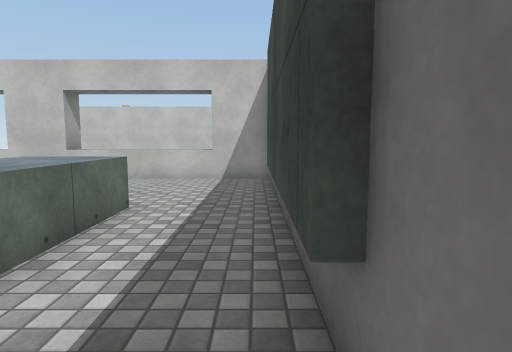
[1] (above)

12 first-person views from a walk through a 3-D level made in the Unity game engine. The camera is 1.3 m above the floor, tilts 6° down and sees 75° across. The floor is counted in squares, 1 m on a side. Each view is taken from the middle of a square. On the plan, view 1 faces up. The plan holds only what a view shows up to about 14 squares ahead; the rest is blank. The place goes on beyond the plan. The player is left out. Some animated figures are left out. Surface patterns are stand-ins for the level's own textures.

[2]
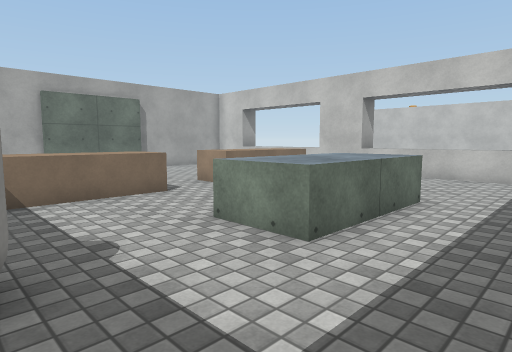

[3]
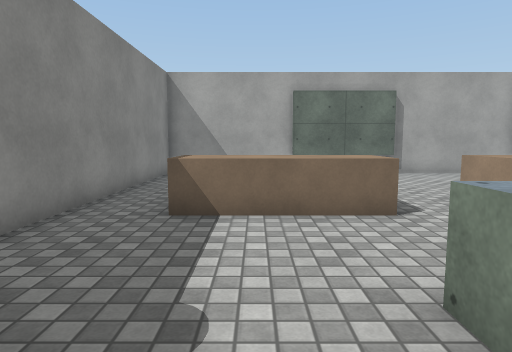

[4]
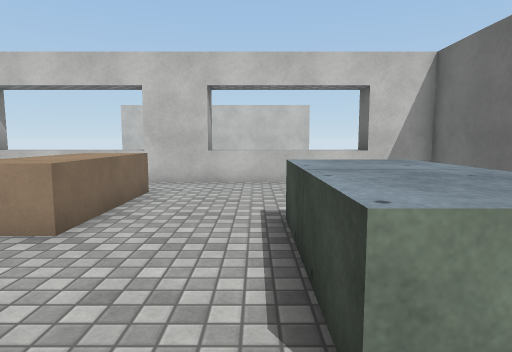

[5]
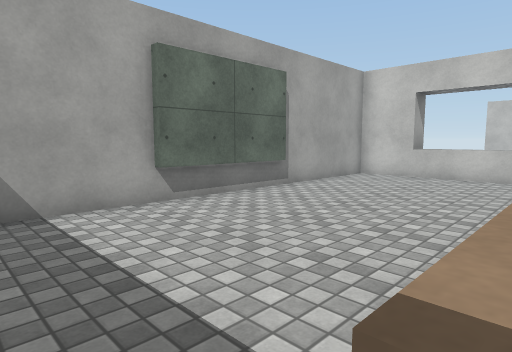

[6]
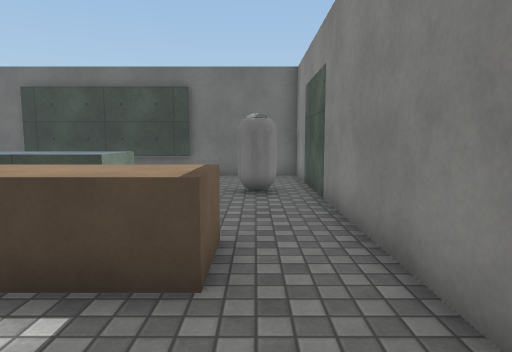

[7]
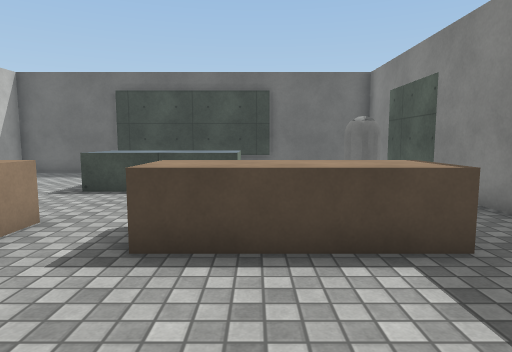

[8]
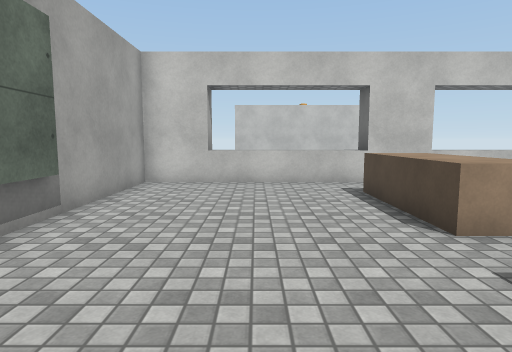

[9]
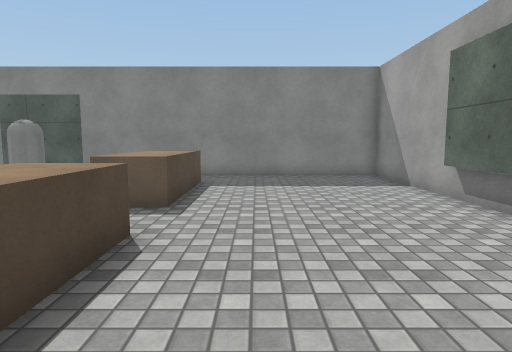

[10]
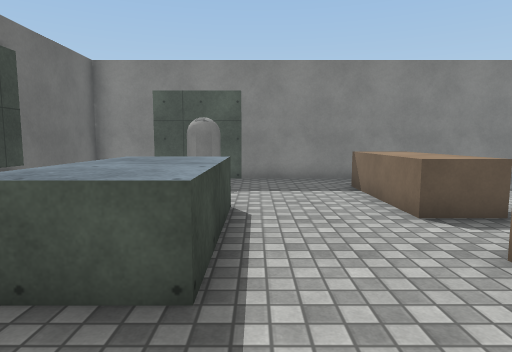

[11]
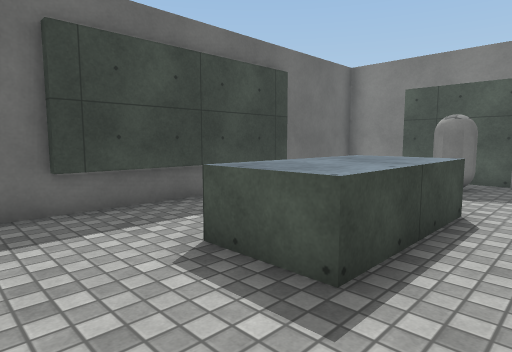

[12]
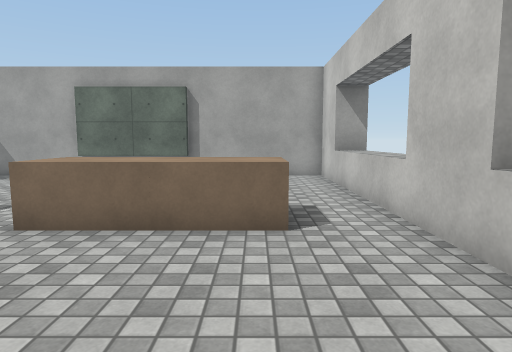

### Floor plan
Key: @ floor where view 1 was taken; # wall or solid block; . floor; ^ raised ledge; B block; C capsule.
Columns run from 16 left of view 1 to 1 right of it. Each row starts with its distance up from view 1.
 12 #BB^^^^^BB^^^^^BB#
 11 #................#
 10 #................#
  9 #......BB........#
  8 #......BB........#
  7 #......BB.......##
  6 ##.....BB...^^..##
  5 ##..........^^..#
  4 ##..........^^..#
  3 ##.....BB...^^..##
  2 #......BB.......##
  1 #......BB........#
  0 #......BB.......@#
 -1 #...........CC. .#
 -2 #................#
 -3 ##################

Positions as (right, up) in squares from view 1, and headings:
1: (0, 0), facing up
2: (0, -1), facing up-left
3: (-2, 1), facing left
4: (-5, 1), facing up
5: (-9, -1), facing up-left
6: (-12, -1), facing right
7: (-13, 2), facing right
8: (-12, 1), facing up
9: (-11, 10), facing down
10: (-5, 9), facing down
11: (-6, 9), facing down-right
12: (-3, 9), facing left
